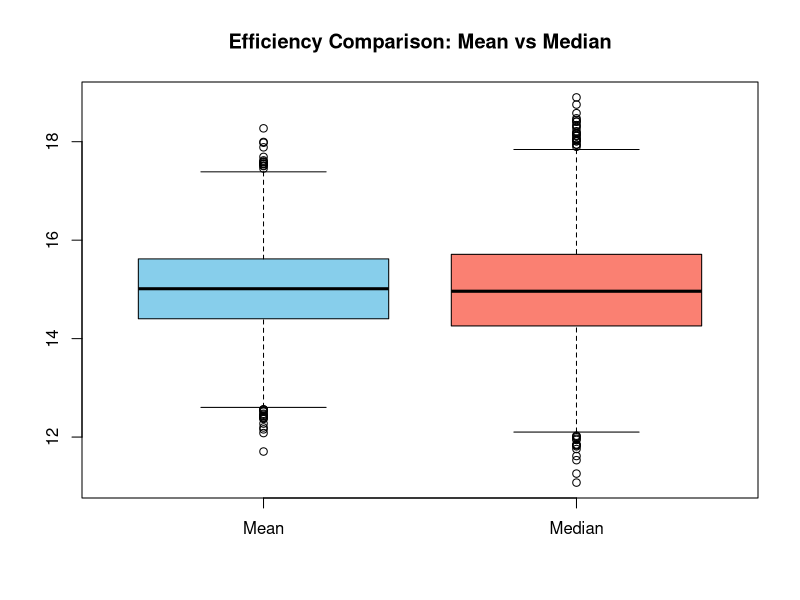

Write the R code that produced this figure.
# E2-3: Efficiency of Estimators (Mean vs Median)
set.seed(123)
n         <- 30
n_sim     <- 5000
true_mean <- 15

means   <- numeric(n_sim)
medians <- numeric(n_sim)

for (i in 1:n_sim) {
  s <- rnorm(n, true_mean, 5)
  means[i]   <- mean(s)
  medians[i] <- median(s)
}

var_mean   <- var(means)
var_median <- var(medians)
efficiency <- var_mean / var_median

cat("Variance of Sample Mean          :", var_mean, "\n")
cat("Variance of Sample Median        :", var_median, "\n")
cat("Relative Efficiency (Mean/Median):", efficiency, "\n")

if (efficiency < 1) {
  cat("=> Sample Mean is more efficient than Sample Median\n")
} else {
  cat("=> Sample Median is more efficient than Sample Mean\n")
}

boxplot(means, medians, names = c("Mean","Median"),
        col = c("skyblue","salmon"),
        main = "Efficiency Comparison: Mean vs Median")
